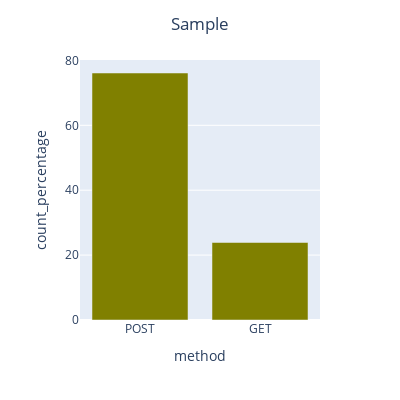

Here is the notebook cell this chart was saved with:
### Code cell
count_percentage_plot_by_column('method','Sample','olive')

### Figure 1 — Plotly figure (JSON) as saved in the notebook; plotly's stock layout.template omitted (floating-point values rounded to 4 significant figures)
{"data": [{"alignmentgroup": "True", "hovertemplate": "method=%{x}<br>count_percentage=%{y}<extra></extra>", "legendgroup": "", "marker": {"color": "olive", "pattern": {"shape": ""}}, "name": "", "offsetgroup": "", "orientation": "v", "showlegend": false, "textposition": "auto", "type": "bar", "x": ["POST", "GET"], "xaxis": "x", "y": [76.12, 23.88], "yaxis": "y"}], "layout": {"autosize": false, "barmode": "relative", "height": 400, "legend": {"tracegroupgap": 0}, "margin": {"t": 60}, "title": {"text": "Sample", "x": 0.5}, "width": 400, "xaxis": {"anchor": "y", "domain": [0, 1], "title": {"text": "method"}}, "yaxis": {"anchor": "x", "domain": [0, 1], "title": {"text": "count_percentage"}}}}
